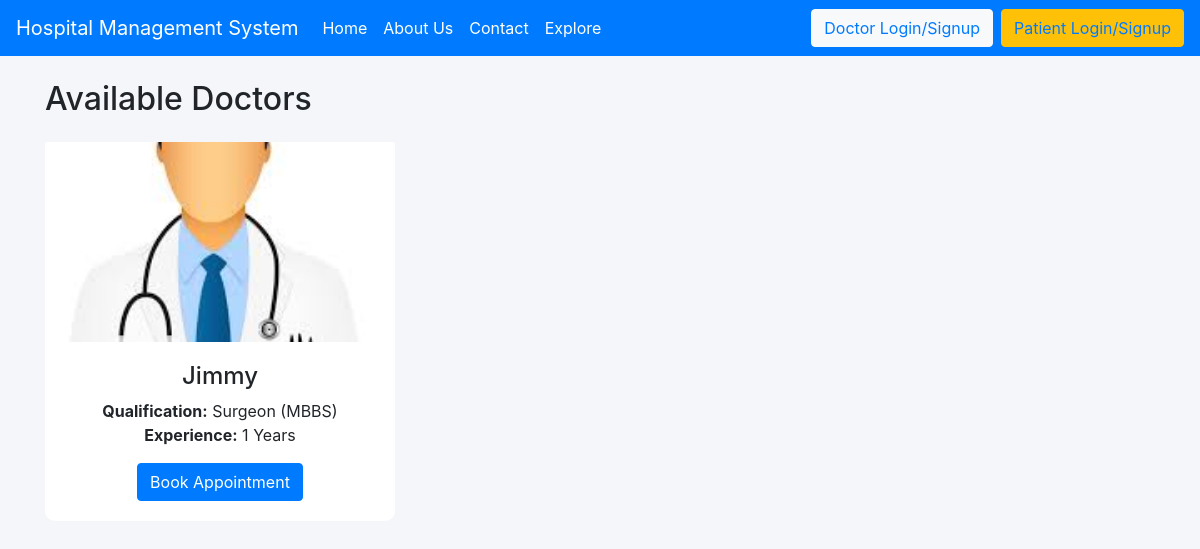
The page /view_doctors/ on the database its author committed.
### hospital/models.py (models this page shows, shortened)
class doctor(models.Model):
    name=models.CharField(max_length=50)
    phone=models.CharField(max_length=15)
    email=models.EmailField(max_length=100)
    prof_photo=models.ImageField(upload_to='doctors_photos/')
    exp=models.IntegerField(default=0)
    qualification=models.CharField(max_length=100)
    password=models.CharField(max_length=20)

### hospital/views.py (the view)
# urls.py: path('view_doctors/',views.view_doctors),
def view_doctors(request):
    docs = doctor.objects.all()
    return render(request,"view_doctors.html",{'docs':docs})

### hospital/templates/view_doctors.html (shortened to what this page needs)
{% extends "base.html" %}
{% block body %}
<div class="container mt-4">
<h2 class="mb-4">Available Doctors</h2>
<div class="row">
{% for d in docs %}
<div class="col-md-4 mb-4">
<div class="card doctor-card">
<img src="{{d.prof_photo.url}}" class="card-img-top doctor-img">
<div class="card-body text-center">
<h4>{{d.name}}</h4>
<p>
<strong>Qualification:</strong> {{d.qualification}} <br>
<strong>Experience:</strong> {{d.exp}} Years
</p>
<a href="/book/{{d.id}}/" class="btn btn-primary">
Book Appointment
</a>
</div>
</div>
</div>
{% endfor %}
</div>
</div>
{% endblock %}

### hospital/templates/view_doctors.html (style rules this page uses)
body { background:#f4f6f9; }
.doctor-card { border:none; border-radius:10px; transition:0.3s; }
.doctor-img { height:200px; object-fit:cover; }

### rows shown on the page
doctor: prof_photo (picture), name "Jimmy", qualification "Surgeon (MBBS)", exp "1"
